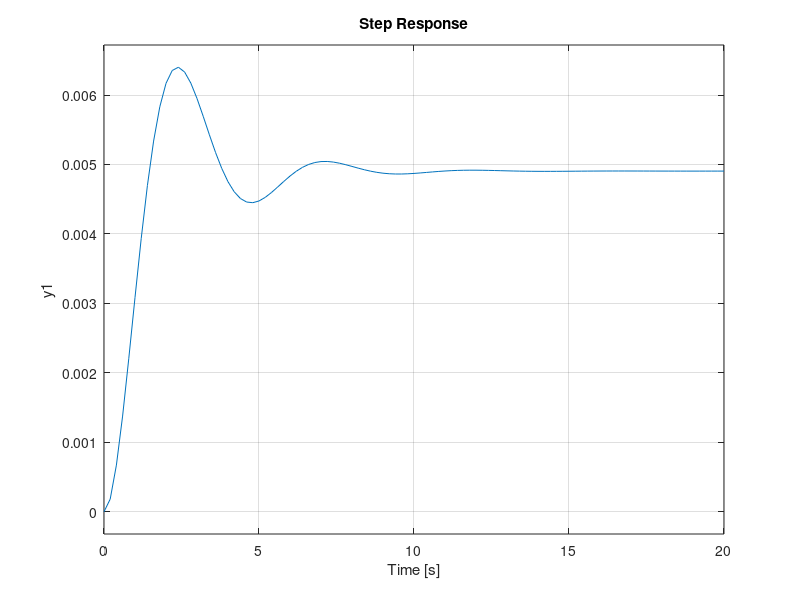

Here is the MATLAB script that generated this plot:

% La corrente che viene riversata nei due serbatoi
Q11 = 1;
Q12 = 5;
Q2 = 1;

% La capacità di ogni serbatoio
C1 = 1;
C2 = 1;

% La resistenza della condotta che collega i serbatoi
R = 1;

% Induttanza della condotta
L = 1;

ro = 1000;
g = 9.81;

num = [1/ro*g];
den = [L*C1*C2 R*C1*C2 C1+C2];

G = tf(num, den)
step(G)
